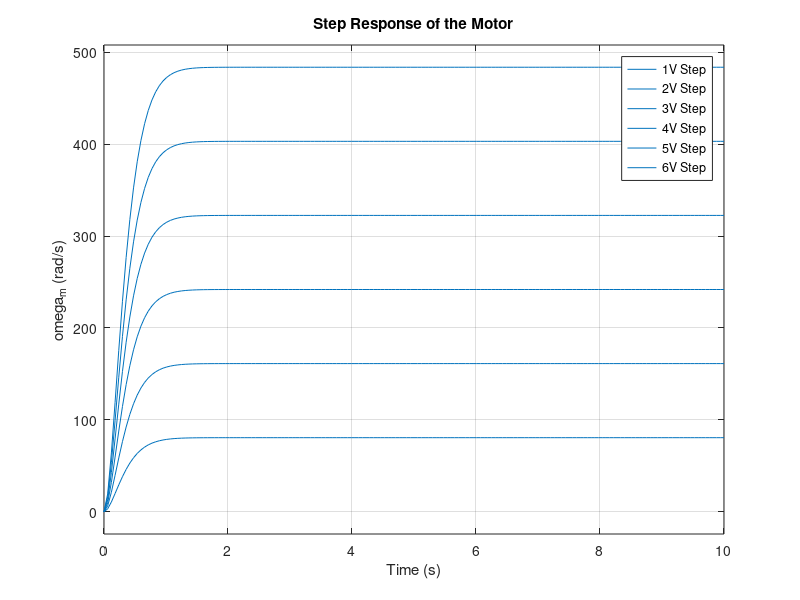

Write MATLAB code to recreate this figure. (Note: this script raises an error after producing the figure.)
%Script for ECEN315 Lab 2
clear
clf
R_a = 6.3; %Ohms
L_a = 0.797; %H
K_b = 0.0043; %Vs/rad
K_t = K_b; %Nm/A
D_m = 0.00000553; %Nms/rad
J_m = 0.00000241; %Kgm^2

numerator = K_t/(L_a*J_m);
sSqCoef = 1;
sCoef = (L_a * D_m + R_a * J_m)/(L_a * J_m);
coef3 = (R_a * D_m + K_t * K_b)/(L_a * J_m);

sys = tf(numerator , [sSqCoef sCoef coef3])
stepCoefs = [1 2 3 4 5 6];
steps = 6;

Legend = cell(steps, 1);

for i = 1:steps
   step(i * sys, 10)
   hold on
   Legend{i} = strcat(num2str(i), 'V Step');
end
hold off
ylabel("\omega_m (rad/s)");
xlabel("Time (s)");
title("Step Response of the Motor");
legend(Legend)

stepResponseInfo = stepinfo(stepCoefs.*sys)%, 'SettlingTimeThreshold', 0.000005); %Include this setting to know approx when oscillation ends

%units of steady state gains rad/Vs
Gain = numerator/coef3
steadyStateValue = Gain * stepCoefs

SettlingTime = [stepResponseInfo(1:6).SettlingTime] %The inductance of the motor is likely too high which is causing the critical damping/overdamping and thus quick settling time.
damp(sys)
figure(2)
pzmap(sys)